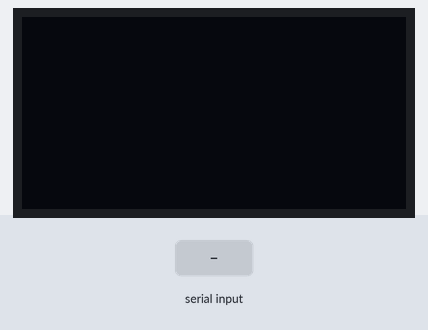
Recording of a sketch running on a simulated Arduino Uno, built with avr-gcc and run on an emulated ATmega328P. Shown: 128×64 one-colour display. Inputs (shaded band) come from the test bench.

Above: at 1.2 s.
1.3 s: "1\n" received over Serial
At 2.2 s:
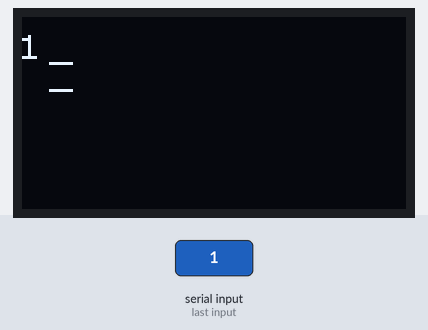
2.8 s: byte 10 ('\n') received over Serial
4.3 s: "0\n" received over Serial
At 4.7 s:
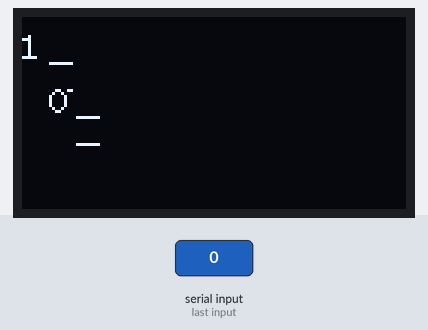
5.8 s: byte 13 ('\r') received over Serial
Timing chart, 0 to 8.3 s (numbered marks = the images above; inputs shaded):
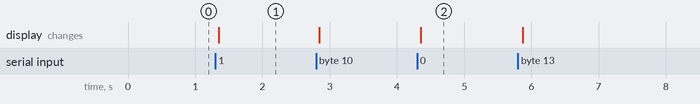

The sketch:

Arduino_uart_oled_terminal.ino
```cpp
#include <U8g2lib.h>

#define FONT u8g2_font_bitcasual_tr
#define MAX_DISPLAY_W 14
#define MAX_DISPLAY_H 6

U8G2_SSD1306_128X64_NONAME_F_SW_I2C u8g2(U8G2_R0, 14, 2, U8X8_PIN_NONE);

char display_memory[MAX_DISPLAY_H][MAX_DISPLAY_W + 1] = {' '};
int dis_x = 0;
int dis_y = 0;

void setup()
{
    u8g2.begin();
    u8g2.enableUTF8Print(); // enable UTF8 support for the Arduino print() function
    u8g2.setFont(FONT);     //
    Serial.begin(115200);   // opens serial port, sets data rate to 115200 bps

    for (int i = 0; i < MAX_DISPLAY_H; i++)
    {
        display_memory[i][MAX_DISPLAY_W] = '\0';
    }
}

void display_memory_add_1_char(char c)
{

    if (c == '\n')
    {

        if (++dis_x >= MAX_DISPLAY_H)
        {
            dis_x = MAX_DISPLAY_H - 1;
            for (int i = 0; i < MAX_DISPLAY_H - 1; i++)
            {
                memcpy(display_memory[i], display_memory[i + 1], MAX_DISPLAY_W);
            }
            for (int i = 0; i < MAX_DISPLAY_W; i++)
            {
                display_memory[MAX_DISPLAY_H - 1][i] = ' ';
            }
        }
        display_memory[dis_x][dis_y] = '_';
    }
    else if (c == '\r')
    {
        display_memory[dis_x][dis_y] = ' ';
        dis_y = 0;
    }
    else
    {
        display_memory[dis_x][dis_y] = c;
        if (++dis_y >= MAX_DISPLAY_W)
        {
            dis_y = 0;
            if (++dis_x >= MAX_DISPLAY_H)
            {
                dis_x = MAX_DISPLAY_H - 1;
                for (int i = 0; i < MAX_DISPLAY_H - 1; i++)
                {
                    memcpy(display_memory[i], display_memory[i + 1], MAX_DISPLAY_W);
                }
                for (int i = 0; i < MAX_DISPLAY_W; i++)
                {
                    display_memory[MAX_DISPLAY_H - 1][i] = ' ';
                }
            }
        }

        display_memory[dis_x][dis_y] = '_';
    }

}
void loop()
{
    while (Serial.available() > 0)
    {
        char c = Serial.read();
        display_memory_add_1_char(c);
    }
    u8g2.firstPage();
    do
    {
        for (int i = 0; i < MAX_DISPLAY_H; i++)
        {

            for(int j = 0; j< MAX_DISPLAY_W;j++){
              u8g2.setCursor(j*9, 14+9*i);
              u8g2.print(display_memory[i][j]);
              }

        }
    } while (u8g2.nextPage());
}
```

Measured:
- after the input at 1.3 s, the display: changes after 0.05 s (image 1)
- after the input at 4.3 s, the display: changes after 0.06 s (image 2)
